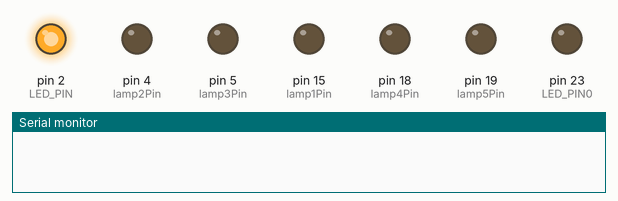
The sketch below on a simulated Arduino Mega 2560, built with avr-gcc and run on an emulated ATmega2560. Shown: output pins drawn as LEDs (lit = HIGH), the last lines printed to the serial monitor.

Above: at 0.2 s.
At 0.7 s:
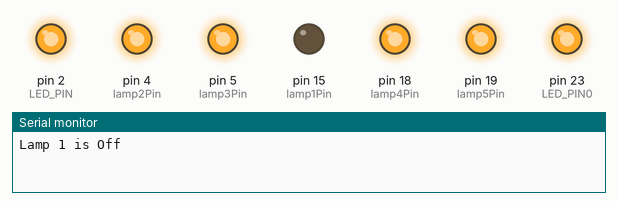
At 1.2 s:
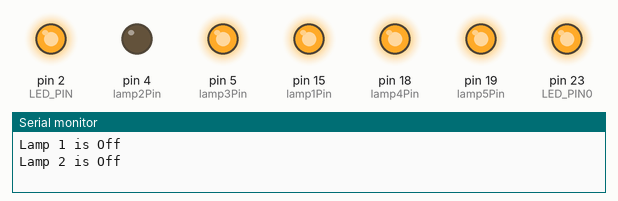
At 2.7 s:
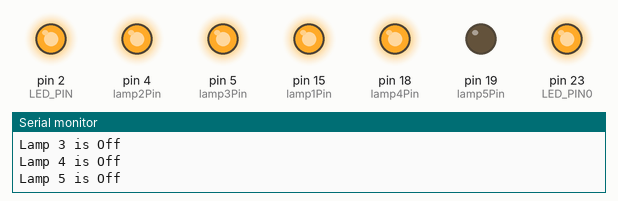
At 4.7 s:
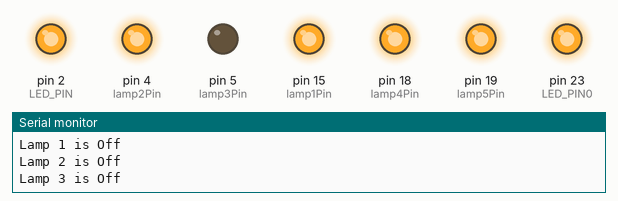
At 6.2 s:
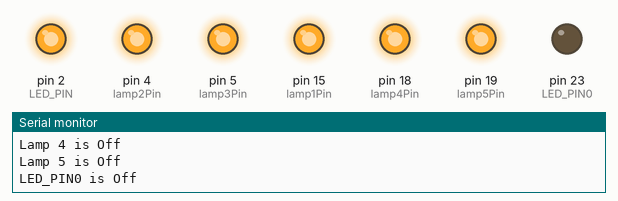
Timing chart, 0 to 6.9 s (numbered marks = the images above):
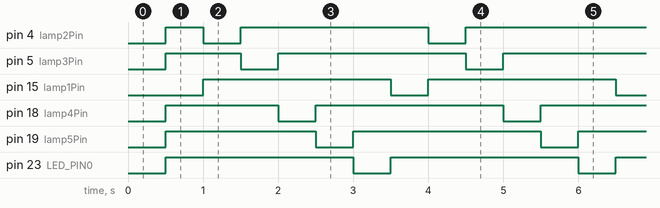

The sketch:

marchingZeroTest.ino
```cpp
//#include <HTTPClient.h>
//#include <SoftwareSerial.h>
//#include <DFRobotDFPlayerMini.h>
//#include <LiquidCrystal_I2C.h>
//#include <Wire.h>

unsigned long previousMillisZero = 0;
const long intervalZero = 500; // Time each lamp stays off (in milliseconds)
int currentLampZero = 1;

const int MUTE_BUTTON_PIN = 36; // GPIO 36 for the mute button
const int ON_OFF_BUTTON_PIN = 39; // GPIO 39 for the ON/OFF button

#define LED_PIN0 23// mute buttom  // D9 on PCB
#define LED_PIN 2 // GPIO 2 for the blue LED // ON OFF LED // D4 on PCB
const int lamp1Pin = 15; // lamp emergency L1 // D5 on PCB
const int lamp2Pin = 4; //lamp emergency L2 // D3 on PCB
const int lamp3Pin = 5; //lamp emergency L3 // D8 on PCB
const int lamp4Pin = 18;//lamp emergency L4 // D7 on PCB
const int lamp5Pin = 19;//lamp emergency L5 // D6 on PCB


void setup() {
  // put your setup code here, to run once:
    Serial.begin(115200);
    pinMode(MUTE_BUTTON_PIN, INPUT_PULLUP); // Set mute button pin as input with pull-up
    pinMode(ON_OFF_BUTTON_PIN, INPUT_PULLUP); // Set ON/OFF button pin as input with pull-up
    pinMode(LED_PIN, OUTPUT);          // Set LED pin as output
    digitalWrite(LED_PIN, HIGH);        // Initialize LED to ON

    // Initialize lamp pins
    pinMode(lamp1Pin, OUTPUT);
    pinMode(lamp2Pin, OUTPUT);
    pinMode(lamp3Pin, OUTPUT);
    pinMode(lamp4Pin, OUTPUT);
    pinMode(lamp5Pin, OUTPUT);
    pinMode(LED_PIN0, OUTPUT);

}

void loop() {
  blinkLamp();// put your main code here, to run repeatedly:

}


void blinkLamp() {
    unsigned long currentMillisZero = millis();

    // Check if it's time to turn off the next lamp
    if (currentMillisZero - previousMillisZero >= intervalZero) {
        previousMillisZero = currentMillisZero;

        // Ensure all lamps are initially on
        digitalWrite(lamp1Pin, HIGH);
        digitalWrite(lamp2Pin, HIGH);
        digitalWrite(lamp3Pin, HIGH);
        digitalWrite(lamp4Pin, HIGH);
        digitalWrite(lamp5Pin, HIGH);
        digitalWrite(LED_PIN0, HIGH);

        // Turn off the current lamp
        switch (currentLampZero) {
            case 1: digitalWrite(lamp1Pin, LOW); Serial.println("Lamp 1 is Off"); break;
            case 2: digitalWrite(lamp2Pin, LOW); Serial.println("Lamp 2 is Off"); break;
            case 3: digitalWrite(lamp3Pin, LOW); Serial.println("Lamp 3 is Off"); break;
            case 4: digitalWrite(lamp4Pin, LOW); Serial.println("Lamp 4 is Off"); break;
            case 5: digitalWrite(lamp5Pin, LOW); Serial.println("Lamp 5 is Off"); break;
            case 6: digitalWrite(LED_PIN0, LOW); Serial.println("LED_PIN0 is Off"); break;
        }

        // Move to the next lamp to turn off
        currentLampZero++;
        if (currentLampZero > 6) {
            currentLampZero = 1; // Reset to the first lamp after the last one
        }
    }
}
```

Measured:
- by itself, pin 4 (lamp2Pin), pin 5 (lamp3Pin), pin 18 (lamp4Pin), pin 19 (lamp5Pin): repeats every 3.0 s: LOW 0.50 s, HIGH 2.5 s
- by itself, pin 15 (lamp1Pin), pin 23 (LED_PIN0): alternates HIGH for 2.5 s and LOW for 0.50 s
- by itself, everything shown: repeats every 3.0 s, in 6 steps
